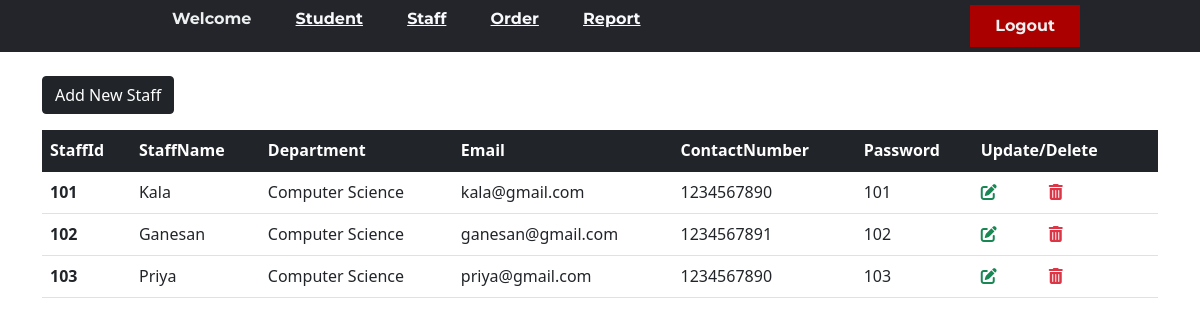
Screenshot of /staffindex.php with the database file from the repository.
### tables this page shows
CREATE TABLE `staff` (
  `staffid` int(11) NOT NULL,
  `staffname` varchar(200) NOT NULL,
  `department` varchar(50) NOT NULL,
  `email` varchar(50) NOT NULL,
  `contactnumber` int(10) NOT NULL,
  `password` varchar(25) NOT NULL
);

### stafftable.php (the view)
<table class="table"  id="stafftable">
  <thead class="table-dark">
    <tr>
      <th scope="col">StaffId</th>
      <th scope="col">StaffName</th>
      <th scope="col">Department</th>
      <th scope="col">Email</th>
      <th scope="col">ContactNumber</th>
      <th scope="col">Password</th>
      <th scope="col">Update/Delete</th>
    </tr>
  </thead>
  <tbody>
      <?php
    $sql="select * from `staff`";
    $result=mysqli_query($con,$sql);
    if($result){
        while($row=mysqli_fetch_assoc($result)){
             $staffid=$row['staffid'];
             $staffname=$row['staffname'];
             $department=$row['department'];
             $email=$row['email'];
             $contactnumber=$row['contactnumber'];
             $password=$row['password'];
            echo'  <tr>
      <th scope="row">'.$staffid.'</th>
      <td>'.$staffname.'</td>
      <td>'.$department.'</td>
      <td>'.$email.'</td>
      <td>'.$contactnumber.'</td>
       <td>'.$password.'</td>
      <td>
     <a href="editstaff.php?updateid='.$staffid.'" class="me-5 editstaff" title="Edit Staff"><i class="fas fa-edit text-success"></i></a>
      <a href="delstaff.php?deleteid='.$staffid.'" class="me-5 deletestaff" title="Delete Staff"><i class="fas fa-trash-alt text-danger"></i></a>
      </td>
    </tr> ';
        }
    }
    ?>
  </tbody>
</table>

### headerstyle.css (style rules this page uses)
* { box-sizing:content-box; margin: 0; padding: 0; }
li,a,button { font-family: "Montserrat",sans-serif; font-weight: 500; font-size: 16px; color:#edf0f1; text-decoration: none; }

### rows the page displays
staff: staffid "101", staffname "Kala", department "Computer Science", email "kala@gmail.com", contactnumber "1234567890", password "101"
staff: staffid "102", staffname "Ganesan", department "Computer Science", email "ganesan@gmail.com", contactnumber "1234567891", password "102"
staff: staffid "103", staffname "Priya", department "Computer Science", email "priya@gmail.com", contactnumber "1234567890", password "103"
